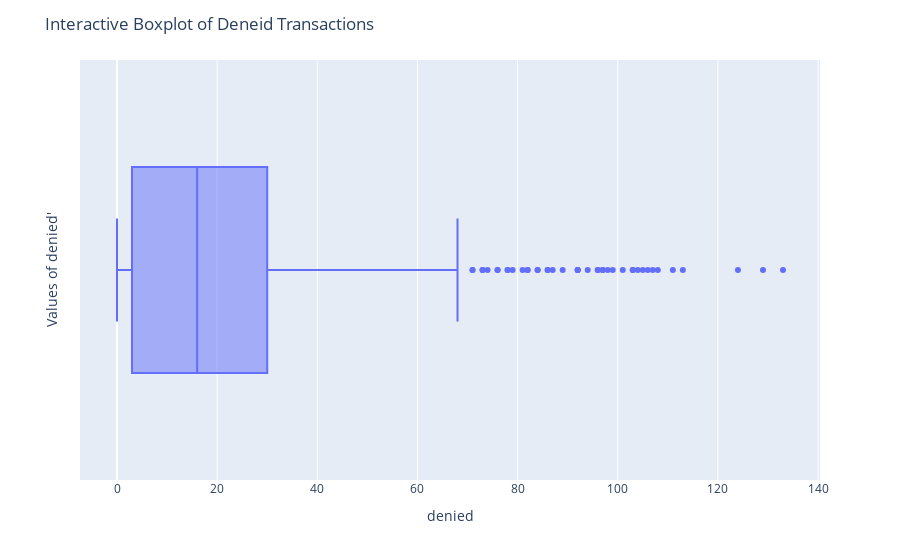

Notebook source saved alongside this figure:
### Markdown cell above
**Reversed transactions 2 --> Upper fence = 5**

### Code cell
# Create an interactive boxplot using Plotly Express with 'reversed' as the x-axis and hover data for 'reversed'
fig = px.box(transactions_1, x='denied', hover_data=['denied'])

# Chart layout settings
fig.update_layout(
    title="Interactive Boxplot of Deneid Transactions",
    yaxis_title="Values of denied'"
)

# Display the interactive chart
fig.show()

### Figure 1 — Plotly figure (JSON) as saved in the notebook; plotly's stock layout.template omitted (floating-point values rounded to 4 significant figures; data arrays with more than 128 entries replaced by an {"elided": "..."} marker saying what was removed)
{"data": [{"alignmentgroup": "True", "hovertemplate": "denied=%{x}<extra></extra>", "legendgroup": "", "marker": {"color": "#636efa"}, "name": "", "notched": false, "offsetgroup": "", "orientation": "h", "showlegend": false, "type": "box", "x": {"elided": "1322 int values"}, "x0": " ", "xaxis": "x", "y0": " ", "yaxis": "y"}], "layout": {"boxmode": "group", "legend": {"tracegroupgap": 0}, "margin": {"t": 60}, "title": {"text": "Interactive Boxplot of Deneid Transactions"}, "xaxis": {"anchor": "y", "domain": [0, 1], "title": {"text": "denied"}}, "yaxis": {"anchor": "x", "domain": [0, 1], "title": {"text": "Values of denied'"}}}}
